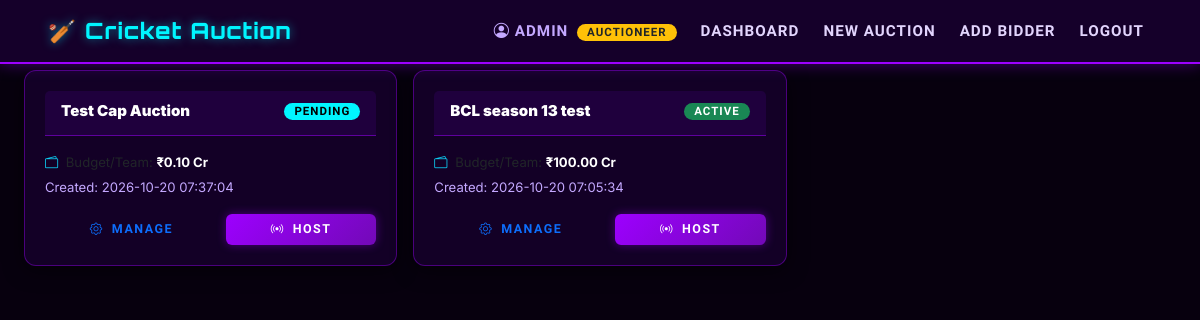
Screenshot of /auctioneer/dashboard (signed in) with the database file from the repository.
### tables this page shows
CREATE TABLE auctions (
            id INTEGER PRIMARY KEY AUTOINCREMENT,
            name TEXT NOT NULL,
            auctioneer_id INTEGER NOT NULL,
            status TEXT DEFAULT 'pending',
            invite_token TEXT UNIQUE NOT NULL,
            budget_per_team INTEGER DEFAULT 1000000,
            current_player_id INTEGER DEFAULT NULL,
            created_at TIMESTAMP DEFAULT CURRENT_TIMESTAMP, min_squad_size INTEGER DEFAULT 15, max_squad_size INTEGER DEFAULT 25,
            FOREIGN KEY (auctioneer_id) REFERENCES users(id)
        );

### app.py (the view)
@app.route("/auctioneer/dashboard")
@auctioneer_required
def auctioneer_dashboard():
    db = get_db()
    auctions = db.execute(
        "SELECT * FROM auctions WHERE auctioneer_id = ? ORDER BY created_at DESC",
        (session["user_id"],),
    ).fetchall()
    db.close()
    return render_template("auctioneer/dashboard.html", auctions=auctions)

### app.py (called while the page is built)
@app.template_filter("format_cr")
def format_cr(val):
    if val is None or val == "":
        return "₹0.00 Cr"
    try:
        num = float(val)
        if num >= 10000:
            num = num / 10000000.0
        return f"₹{num:.2f} Cr"
    except (ValueError, TypeError):
        return "₹0.00 Cr"

def auctioneer_required(f):
    @wraps(f)
    def decorated(*args, **kwargs):
        if "user_id" not in session:
            flash("Please log in first.", "warning")
            return redirect(url_for("login"))
        if session.get("role") != "auctioneer":
            flash("Auctioneer access required.", "danger")
            return redirect(url_for("login"))
        return f(*args, **kwargs)
    return decorated

### models.py (called while the page is built)
def get_db(path=None):
    conn = sqlite3.connect(path or DB_PATH, timeout=15)
    conn.row_factory = sqlite3.Row
    conn.execute("PRAGMA foreign_keys = ON")
    return conn

### templates/auctioneer/dashboard.html (shortened to what this page needs)
{% extends "base.html" %}
{% block content %}
<div class="d-flex justify-content-between align-items-center mb-4">
  <h2> Auctioneer Dashboard</h2>
  <a href="{{ url_for('create_auction') }}" class="btn btn-primary">
  </a>
</div>
{% if auctions %}
<div class="row g-3">
  {% for a in auctions %}
  <div class="col-md-6 col-lg-4">
    <div class="card h-100">
      <div class="card-header d-flex justify-content-between align-items-center">
        <strong>{{ a.name }}</strong>
        <span class="badge
          {% if a.status == 'active' %}bg-success
          {% elif a.status == 'paused' %}bg-warning text-dark
          {% elif a.status == 'ended' %}bg-secondary
          {% else %}bg-info text-dark{% endif %}">
          {{ a.status }}
        </span>
      </div>
      <div class="card-body">
        <p class="mb-1 small"><i class="bi bi-wallet2 text-info me-1"></i> Budget/Team: <strong class="text-white">{{ a.budget_per_team | format_cr }}</strong></p>
        <p class="mb-3 small text-muted">Created: {{ a.created_at }}</p>
        <div class="d-flex gap-2">
          <a href="{{ url_for('manage_auction', id=a.id) }}" class="btn btn-sm btn-outline-primary flex-fill">
            <i class="bi bi-gear"></i> Manage
          </a>
          <a href="{{ url_for('host_auction', id=a.id) }}" class="btn btn-sm btn-primary flex-fill">
            <i class="bi bi-broadcast"></i> Host
          </a>
        </div>
      </div>
    </div>
  </div>
  {% endfor %}
</div>
{% else %}
<div class="text-center py-5 text-muted">
  <i class="bi bi-inbox" style="font-size:3rem;"></i>
  <p class="mt-2">No auctions yet. <a href="{{ url_for('create_auction') }}">Create one!</a></p>
</div>
{% endif %}
{% endblock %}

### static/css/style.css (style rules this page uses)
:root { --neon-purple: #9d00ff; --dark-bg: #0a0010; --secondary-dark: #1a0033; --accent-cyan: #00f5ff; --surface: #12002a; --card-bg: #1e0040; --text: #e8d5ff; --muted: #8b69b0; --border-purple: rgba(157, 0, 255, 0.3); --border-purple-hover: rgba(157, 0, 255, 0.7); --glow-sm: 0 0 6px #9d00ff, 0 0 12px rgba(157,0,255,0.4); --glow-md: 0 0 10px #9d00ff, 0 0 20px rgba(157,0,255,0.4); --glow-lg: 0 0 15px #9d00ff, 0 0 30px rgba(157,0,255,0.5), 0 0 60px rgba(157,0,255,0.2); --glow-cyan: 0 0 10px #00f5ff, 0 0 20px rgba(0,245,255,0.4); --glow-green: 0 0 10px #00ff88, 0 0 20px rgba(0,255,136,0.4); --glow-red: 0 0 10px #ff0055, 0 0 20px rgba(255,0,85,0.4); --radius-sm: 6px; --radius-md: 12px; --radius-lg: 20px; --font-display: 'Orbitron', monospace; --font-heading: 'Rajdhani', sans-serif; --font-body: 'Inter', sans-serif; --transition: all 0.25s ease; --navbar-h: 64px; --team-primary: #9d00ff; --team-secondary: #1e0040; }
*, *::before, *::after { box-sizing: border-box; margin: 0; padding: 0; }
html, body { height: 100%; scroll-behavior: smooth; }
body { font-family: var(--font-body); font-size: 15px; line-height: 1.6; color: var(--text); background-color: var(--dark-bg); background-image: linear-gradient(rgba(157,0,255,0.05) 1px, transparent 1px), linear-gradient(90deg, rgba(157,0,255,0.05) 1px, transparent 1px); background-size: 50px 50px; min-height: 100vh; overflow-x: hidden; }
a { color: var(--neon-purple); text-decoration: none; transition: var(--transition); }
.card { background: var(--card-bg); border: 1px solid var(--border-purple); border-radius: var(--radius-md); padding: 20px; transition: var(--transition); position: relative; overflow: hidden; }
.card::before { content: ''; position: absolute; top: 0; left: 0; right: 0; height: 1px; background: linear-gradient(90deg, transparent, var(--neon-purple), transparent); opacity: 0; transition: opacity 0.3s ease; }
.card-header { display: flex; align-items: center; justify-content: space-between; margin-bottom: 16px; padding-bottom: 12px; border-bottom: 1px solid var(--border-purple); }
.card-body { padding: 0; }
.btn { display: inline-flex; align-items: center; justify-content: center; gap: 8px; padding: 10px 22px; border-radius: var(--radius-sm); border: none; cursor: pointer; font-family: var(--font-heading); font-size: 0.9rem; font-weight: 700; letter-spacing: 1.5px; text-transform: uppercase; transition: var(--transition); position: relative; overflow: hidden; white-space: nowrap; }
.btn::after { content: ''; position: absolute; inset: 0; background: rgba(255,255,255,0.08); opacity: 0; transition: opacity 0.2s ease; }
.btn-primary { background: linear-gradient(135deg, #7a00cc, #9d00ff); color: #fff; box-shadow: var(--glow-sm); }
.btn-sm { padding: 6px 14px; font-size: 0.78rem; }
.badge { display: inline-flex; align-items: center; gap: 4px; padding: 3px 10px; border-radius: 100px; font-family: var(--font-heading); font-size: 0.72rem; font-weight: 700; letter-spacing: 1px; text-transform: uppercase; line-height: 1; }
.text-muted { color: var(--muted); }
.mb-4 { margin-bottom: 4px; }

### rows the page displays
auctions: name "Test Cap Auction", status "PENDING", budget_per_team "₹0.10 Cr", created_at "2026-10-20 07:37:04"
auctions: name "BCL season 13 test", status "ACTIVE", budget_per_team "₹100.00 Cr", created_at "2026-10-20 07:05:34"

### other values shown
{{ session.get('username') }} "ADMIN"
{{ session.get('role') }} "AUCTIONEER"
